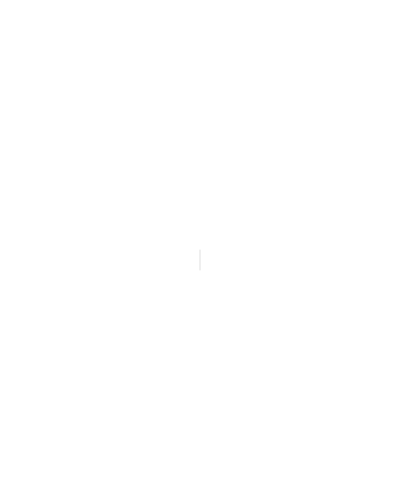
Frame 1 (no input)
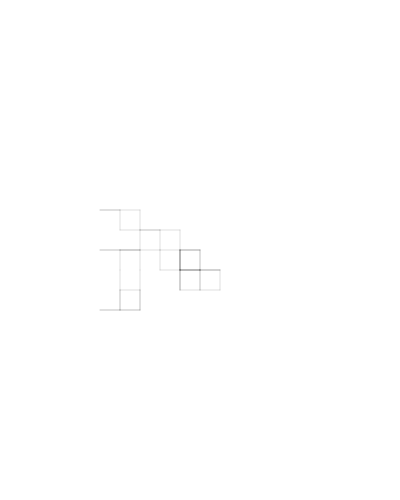
Frame 60 (no input)
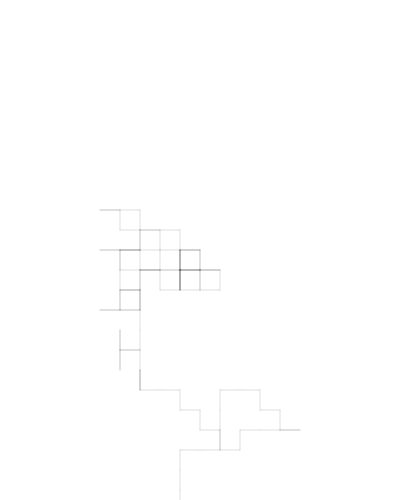
Frame 120 (the mouse pressed at the canvas centre since frame 60)

The p5.js sketch that drew these frames (run headless with seeded random() and noise() and a simulated clock; from frame 60 on, the mouse is pressed at the canvas centre):

// p5.js sketch
// ── sketch.js
let x,
  y,
  nx,
  ny,
  step = 20;

function setup() {
  createCanvas(400, 500);
  background(255);
  x = width / 2;
  y = height / 2;
  nx = x;
  ny = y;
}

function draw() {
  //background(255,16);
  let flip = floor(random(4));
  if (flip === 0) {
    nx = x + step;
  } else if (flip === 1) {
    nx = x - step;
  } else if (flip === 2) {
    ny = y + step;
  } else if (flip === 3) {
    ny = y - step;
  }
  stroke(0, 32);
  line(x, y, nx, ny);
  x = nx;
  y = ny;
}
